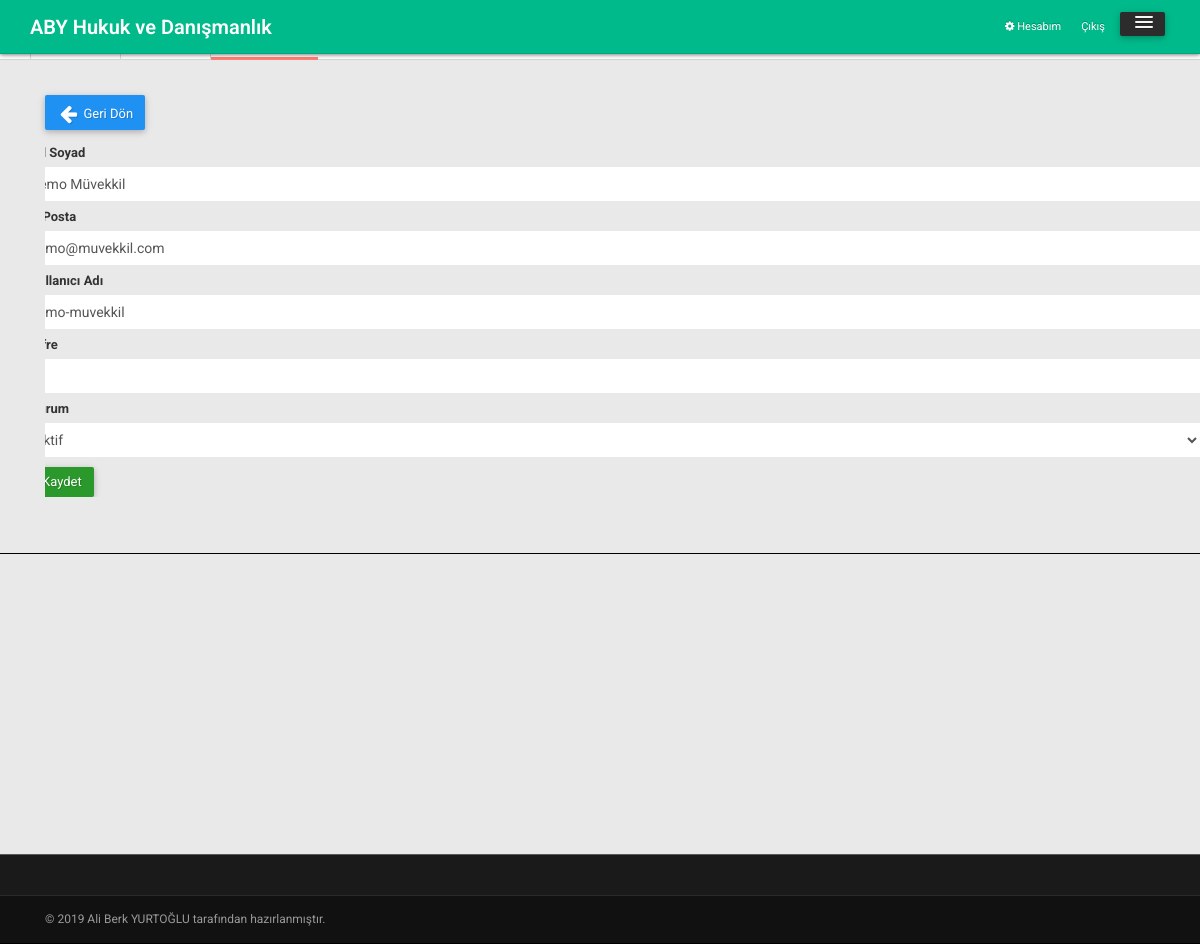
Screenshot of /avukat/muvekkil-duzenle.php?muvekkil_id=4 (signed in) with the database file from the repository.
### tables this page shows
CREATE TABLE `muvekkil` (
  `ID` int(3) NOT NULL,
  `adSoyad` varchar(50) NOT NULL,
  `kullaniciAdi` varchar(30) NOT NULL,
  `sifre` varchar(100) NOT NULL,
  `ePosta` varchar(30) NOT NULL,
  `durum` enum('0','1') NOT NULL
);

### avukat/muvekkil-duzenle.php (the view, shortened to what this page needs)
<?php include '../header.php'; ?>
<div class="subnavbar">
	<div class="subnavbar-inner">
		<div class="container">
			<ul class="mainnav">
				<li><a href="index.php"><i class="icon-dashboard"></i><span>Anasayfa</span> </a> </li>
				<li><a href="davalarim.php"><i class="icon-list-alt"></i><span>Davalarım</span> </a> </li>
				<li class="active"><a href="muvekkillerim.php"><i class="icon-facetime-video"></i><span>Müvekkillerim</span> </a></li>
			</div>
		</div>
	</div>
	<?php
	$sor=$db->prepare("SELECT * FROM Muvekkil where ID=:id");
	$sor->execute(array(
		'id' => $_GET['muvekkil_id']
	));
	$cek=$sor->fetch(PDO::FETCH_ASSOC);
	?>
	<form action="../netting/islem.php" method="POST" id="demo-form2" data-parsley-validate class="form-horizontal form-label-left">
		<div class="main">
			<div class="main-inner">
				<div class="container">
					<div class="row">
						<div class="span12">
							<a class="btn btn-primary" style="margin-bottom: 12px" href="muvekkillerim.php"><i class="btn-icon-only icon-arrow-left"></i> Geri Dön</a>
							<div class="widget widget-nopad">
								<div class="form-group">
									<label for="adSoyad"> Ad Soyad</label>
									<div>
										<input type="text" id="adSoyad" name="adSoyad" value="<?php echo $cek['adSoyad'] ?>" class="form-control" required="">
									</div>
								</div>
								<div class="form-group" style="margin-top: 5px">
									<label for="adSoyad"> E-Posta</label>
									<div>
										<input type="email" id="ePosta" name="ePosta" value="<?php echo $cek['ePosta'] ?>" class="form-control" required="">
									</div>
								</div>
								<div class="form-group" style="margin-top: 5px">
									<label for="adSoyad"> Kullanıcı Adı</label>
									<div>
										<input type="text" id="kullaniciAdi" name="kullaniciAdi" value="<?php echo $cek['kullaniciAdi'] ?>" class="form-control" required="">
									</div>
								</div>
								<div class="form-group" style="margin-top: 5px">
									<label for="adSoyad"> Şifre</label>
									<div>
										<input type="password" id="sifre" name="sifre" value="" class="form-control">
									</div>
								</div>
								<div class="form-group" style="margin-top: 5px">
									<label for="durum"> Durum</label>
									<div>
										<select id="durum" class="form-control" name="durum" required>
											<?php
											if ($cek['durum']==0) {?>
												<option value="0">Pasif</option>
												<option value="1">Aktif</option>
											<?php } else {?>
												<option value="1">Aktif</option>
											<?php  } ?>
										</select>
									</div>
								</div>
								<div class="form-group" style="margin-top: 10px">
									<div align="left">
										<button type="submit" name="muvekkilDuzenle" class="btn btn-success">Kaydet</button>
									</div>
								</div>
							</div>
						</div>
					</div>
				</div>
			</div>
		</div>
	</form>
	<?php include '../footer.php'; ?>

### avukat/css/style.css (style rules this page uses)
input, button, select, textarea { font-family: 'Open Sans'; }
.btn-icon-only { padding-right: 3px; padding-left: 3px; }
.subnavbar { margin-bottom: 2.5em; }
.subnavbar-inner { height: 60px; background: #fff; border-bottom: 1px solid #d6d6d6; }
.subnavbar .container > ul { display: inline-block; height: 80px; padding: 0; margin: 0; }
.subnavbar .container > ul > li { float: left; min-width: 90px; height: 60px; padding: 0; margin: 0; text-align: center; list-style: none; border-left: 1px solid #d9d9d9; }
.subnavbar .container > ul > li > a { display: block; height: 100%; padding: 0 15px; font-size: 12px; font-weight: bold; color: #b2afaa; }
.subnavbar .container > ul > li > a > span { display: block; }
.subnavbar .container > ul > li.active > a { border-bottom:3px solid #ff7f74; color: #383838; }
.main { padding-bottom: 2em; border-bottom: 1px solid #000; }
.widget { position: relative; clear: both; width: auto; margin-bottom: 2em; overflow: hidden; }

### rows the page displays
muvekkil: adSoyad "Demo Müvekkil", ePosta "demo@muvekkil.com", kullaniciAdi "demo-muvekkil", durum "Aktif"
